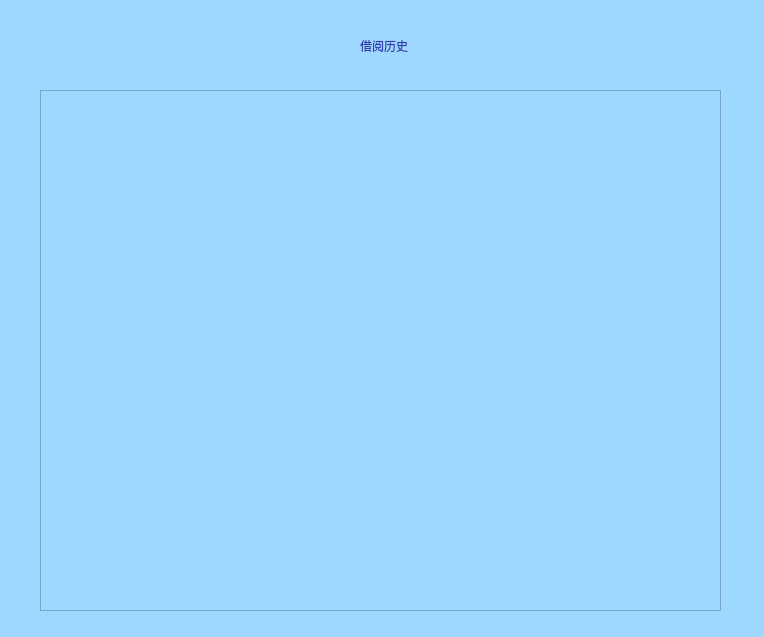
<?xml version="1.0" encoding="UTF-8"?>
<ui version="4.0">
 <class>historyborrow</class>
 <widget class="QDialog" name="historyborrow">
  <property name="geometry">
   <rect>
    <x>0</x>
    <y>0</y>
    <width>764</width>
    <height>637</height>
   </rect>
  </property>
  <property name="windowTitle">
   <string>借阅历史</string>
  </property>
  <property name="styleSheet">
   <string notr="true">background-color: rgb(158, 216, 255);</string>
  </property>
  <widget class="QLabel" name="label_9">
   <property name="geometry">
    <rect>
     <x>360</x>
     <y>10</y>
     <width>111</width>
     <height>71</height>
    </rect>
   </property>
   <property name="styleSheet">
    <string notr="true">color: rgb(48, 60, 175);
font: 87 9pt &quot;Arial&quot;;
font: 14pt &quot;Arial&quot;;
font: 10pt &quot;华文新魏&quot;;
font: 11pt &quot;Arial&quot;;
font: 11pt &quot;华文新魏&quot;;</string>
   </property>
   <property name="text">
    <string>借阅历史</string>
   </property>
  </widget>
  <widget class="QTableWidget" name="tableWidget">
   <property name="geometry">
    <rect>
     <x>40</x>
     <y>90</y>
     <width>681</width>
     <height>521</height>
    </rect>
   </property>
  </widget>
 </widget>
 <resources/>
 <connections/>
</ui>
